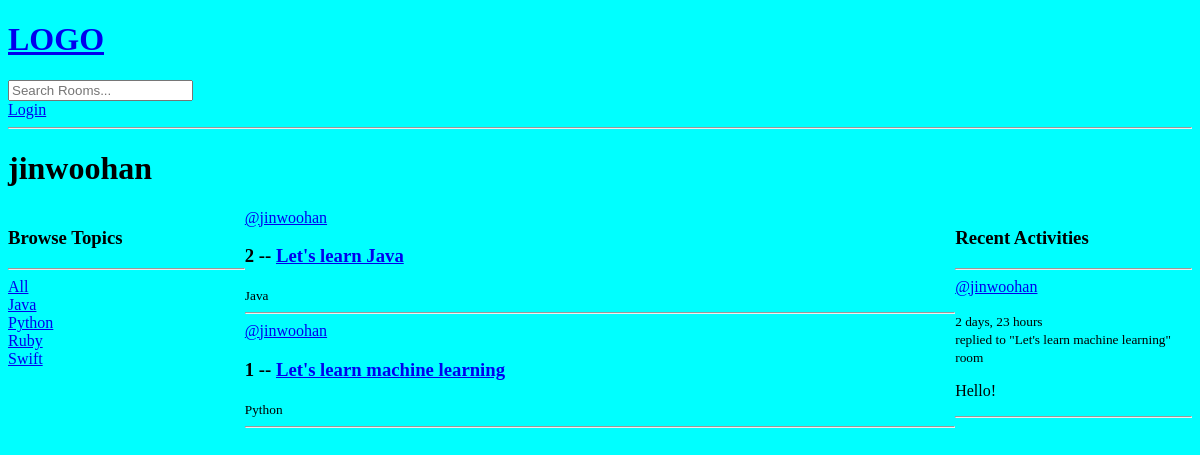
Page /profile/1/ on the earlier database version.
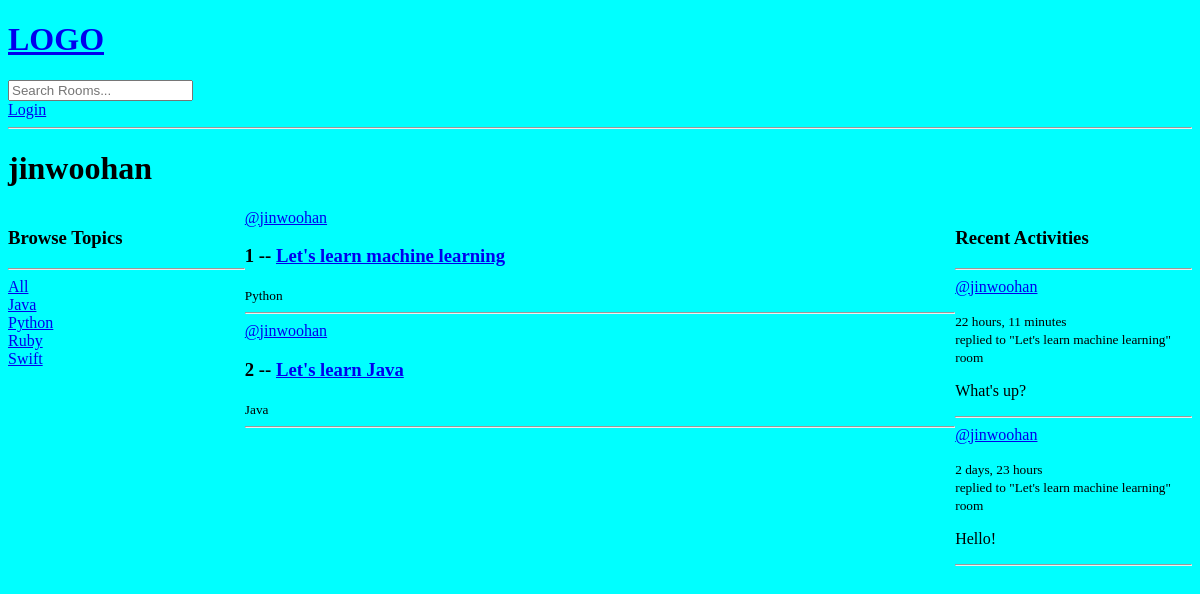
Same page on the later database version.
### base/models.py (models this page shows)
class Topic(models.Model):
    name = models.CharField(max_length=200)
    def __str__(self):
        return self.name

class Room(models.Model):
    host = models.ForeignKey(User, on_delete=models.SET_NULL, null=True)
    topic = models.ForeignKey(Topic, on_delete=models.SET_NULL, null=True)
    name = models.CharField(max_length=200)
    description = models.TextField(null=True, blank=True)
    participants = models.ManyToManyField(User, related_name="participants", blank=True)
    updated = models.DateTimeField(auto_now=True)
    created = models.DateTimeField(auto_now_add=True)
    class Meta:
        ordering = ["-updated", "-created"]
    def __str__(self):
        return self.name

class Message(models.Model):
    user = models.ForeignKey(User, on_delete=models.CASCADE)
    room = models.ForeignKey(Room, on_delete=models.CASCADE)
    body = models.TextField()
    updated = models.DateTimeField(auto_now=True)
    created = models.DateTimeField(auto_now_add=True)
    class Meta:
        ordering = ["-updated", "-created"]
    def __str__(self):
        return self.body[:50]

### base/views.py (the view)
# urls.py: path("profile/<str:pk>/", views.userProfile, name="user-profile"),
def userProfile(request, pk):
    user = User.objects.get(id=pk)
    rooms = user.room_set.all()  # type: ignore
    room_messages = user.message_set.all()  # type: ignore
    topics = Topic.objects.all()
    context = {"user": user, "rooms": rooms,
               "room_messages": room_messages, "topics": topics}
    return render(request, "base/profile.html", context)

### base/templates/base/profile.html (shortened to what this page needs)
{% extends 'main.html' %} {% block content %}
<h1>{{user.username}}</h1>
<div class="profile-container">
  <div>{% include 'base/topics_component.html' %}</div>
  <div>{% include 'base/feed_component.html' %}</div>
  <div>{% include 'base/activity_component.html' %}</div>
</div>
{% endblock content %}

### base/templates/base/topics_component.html
<h3>Browse Topics</h3>
<hr />
<div>
  <a href="{% url 'home' %}">All</a>
  {% for topic in topics %}
  <div>
    <a href="{% url 'home' %}?q={{topic.name}}">{{topic}}</a>
  </div>
  {% endfor %}
</div>

### base/templates/base/feed_component.html (shortened to what this page needs)
<div>
  {% for room in rooms %}
  <div>
    <a href="{% url 'user-profile' room.host.id %}">@{{room.host.username}}</a>
    <h3>
      {{ room.id }} --
      <a href="{% url 'room' room.id %}">{{room.name}}</a>
    </h3>
    <small>{{room.topic.name}}</small>
  </div>
  <hr />
  {% endfor %}
</div>

### base/templates/base/activity_component.html (shortened to what this page needs)
<h3>Recent Activities</h3>
<hr />
{% for message in room_messages %}
<div>
  <span
    ><a href="{% url 'user-profile' message.user.id %}"
      >@{{message.user.username}}</a
    ></span
  >
  <small>{{message.created | timesince}}</small>
  <br />
  <small>replied to "{{message.room}}" room</small>
  <p>{{message}}</p>
</div>
<hr />
{% endfor %}

Differences in the rows shown:
changed Room "Let's learn machine learning": moves up the list
added Message: user.username "jinwoohan", created "22 hours, 11 minutes", room "Let's learn machine learning", body "What's up?"
